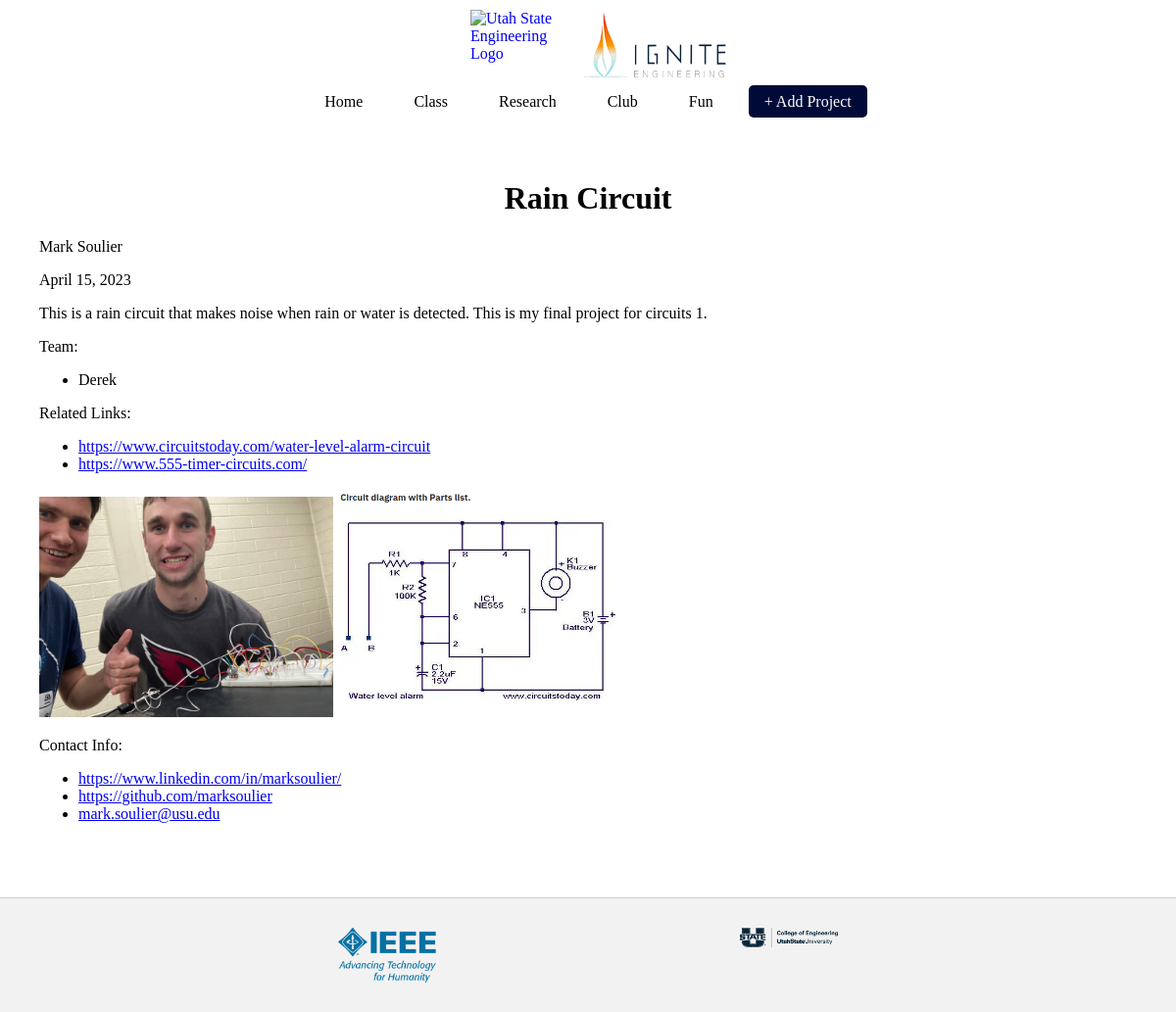
/project/1/, run on the app's committed database.
### gallery/models.py (models this page shows, shortened)
class Project(models.Model):
    name = models.CharField(max_length=200)
    owner = models.CharField(max_length=200)
    team = models.TextField(blank=True, null=True)
    contact_info = models.CharField(max_length=200, blank=True, default="No contact info")
    related_links = models.CharField(max_length=200, blank=True, default="No related links")
    description = models.TextField(blank=True, default="No description")
    date_made = models.DateTimeField("date project made")
    category = models.CharField(max_length=200)
    sub_category = models.CharField(max_length=200, blank=True, default="No sub category")
    entity = models.CharField(max_length=200, blank=True, default="No entity")
    image = models.ImageField(upload_to="images/")
    image2 = models.ImageField(upload_to="images/", blank=True, null=True)
    image3 = models.ImageField(upload_to="images/", blank=True, null=True)
    image4 = models.ImageField(upload_to="images/", blank=True, null=True)
    image5 = models.ImageField(upload_to="images/", blank=True, null=True)
    submitted_date = models.DateTimeField("date submited",default=timezone.now)
    approved = models.BooleanField(default=False)
    def get_related_links(self):
        if self.related_links and self.related_links != "No related links":
            return self.related_links.split(",")
        return []
    def get_contact_info(self):
        if self.contact_info and self.contact_info != "No contact info":
            return self.contact_info.split(",")
        return []
    def get_team(self):
        if self.team:
            return self.team.split(",")
        return []

### gallery/views.py (the view)
# urls.py: path("project/<int:project_id>/", views.project_view, name="project_view"),
def project_view(request, project_id):
    project = get_object_or_404(Project, pk=project_id)
    context = {"project": project}
    return render(request, "gallery/project_view.html", context)

### gallery/templates/gallery/project_view.html (shortened to what this page needs)
{% extends "gallery/base.html" %}
{% block content %}
<div class="project-container">
    <h1 style="text-align: center;">{{ project.name }}</h1>
    <p style="font-size: 16px;">{{ project.owner }}</p>
    <p>{{ project.date_made.date }}</p>
    <p style="font-size: 16px;">{{ project.description }}</p>
    <p>Team:</p>
    <ul>
        {% for team_member in project.get_team %}
            <li>{{ team_member }}</li>
        {% endfor %}
    </ul>
    <p>Related Links:</p>
    <ul>
        {% for link in project.get_related_links %}
            <li><a href="{{ link }}">{{ link }}</a></li>
        {% endfor %}
    </ul>
    {% if project.image %}
        <img src="{{ project.image.url }}" alt="{{ project.name }} Image" style="max-width: 300px;">
    {% endif %}
    {% if project.image2 %}
        <img src="{{ project.image2.url }}" alt="{{ project.name }} Image 2" style="max-width: 300px;">
    {% endif %}
    <p>Contact Info:</p>
    <ul>
        {% for contact in project.get_contact_info %}
            <li><a href="{{ contact }}">{{ contact }}</a></li>
        {% endfor %}
    </ul>
</div>
{% endblock %}

### gallery/static/gallery/main.css (style rules this page uses)
body { margin: 0; padding: 0; background-color: #ffffff; }

### gallery/static/gallery/project_display.css (style rules this page uses)
.project-container { padding: 40px; }

### data on the page
Project: name "Rain Circuit", owner "Mark Soulier", date_made "April 15, 2023", description "This is a rain circuit that makes noise when rain or water is detected. This is my final project for circuits 1.", get_team "Derek", image (picture), image2 (picture)

### other printed values
{{ link }} "https://www.circuitstoday.com/water-level-alarm-circuit" "https://www.555-timer-circuits.com/"
{{ contact }} "https://www.linkedin.com/in/marksoulier/" "https://github.com/marksoulier" "mark.soulier@usu.edu"
